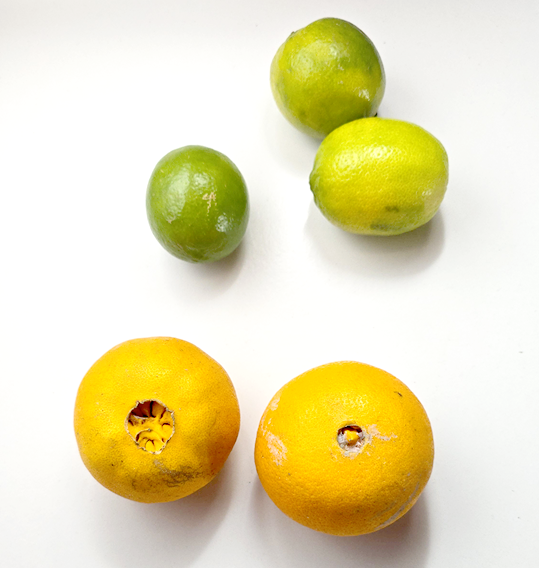
#> input picture images/fruits5.png, 539 x 568 px
$ python 5frutas.py
#> lines starting #> are read from the running program, lines starting #| are printed output that depends on the picture; after the words box and inside, x2 and y2 are one past the last pixel; in counts of white or black regions, pixels touching at a corner belong together
import cv2
import numpy as np

img = cv2.imread("images/fruits5.png")
#> img is the input picture: shape (568, 539, 3); mean B, G, R 180.4, 223.4, 232.1
gray = cv2.cvtColor(img, cv2.COLOR_BGR2GRAY) #tons de cinza
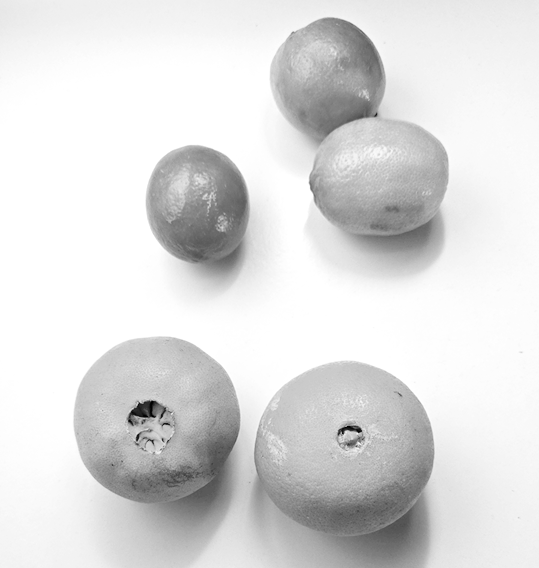
#> gray: shape (568, 539); min 0, max 255, mean 221.1

_, binary = cv2.threshold(gray, 190, 255, cv2.THRESH_BINARY_INV) #converto pra binário (acima de 190 vira preto, abaixo vira branco invertido)
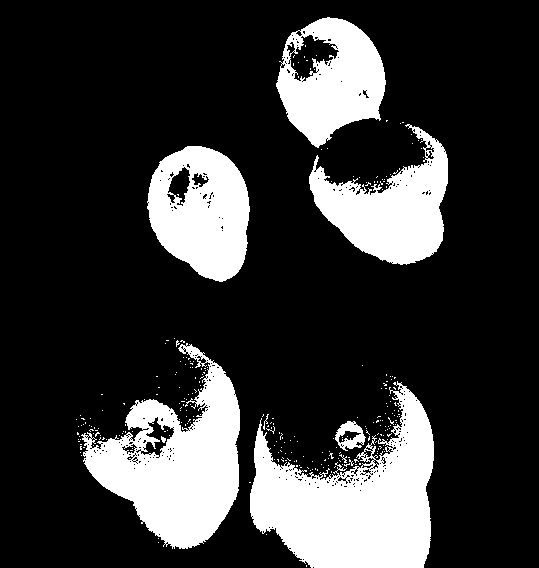
#> binary: shape (568, 539); 21.3% white; 274 white regions (265 under 20 px), largest, box (x1, y1, x2, y2) and area: (250, 381, 434, 568) 19318, (81, 343, 240, 549) 16151, (147, 146, 250, 282) 9878

#kernel em formato de cruz para operações morfológicas
kernel = np.array(([0, 1, 0],
                   [1, 1, 1],
                   [0, 1, 0]), np.uint8)

binary = cv2.morphologyEx(binary, cv2.MORPH_CLOSE, kernel, iterations=1) #preecho pequenos buracos dentro dos objetos (cv2.MORPH_CLOSE)
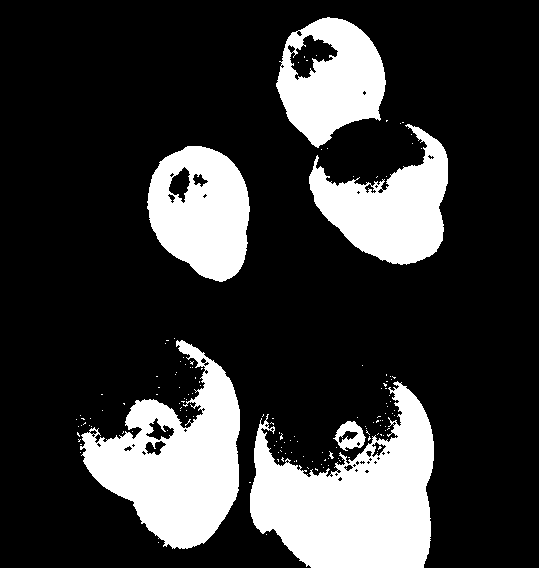
#> binary: shape (568, 539); 22% white; 144 white regions (138 under 20 px), largest, box (x1, y1, x2, y2) and area: (250, 381, 434, 568) 20320, (80, 340, 240, 549) 16956, (309, 124, 448, 265) 10179, (147, 146, 250, 282) 10008, (276, 17, 386, 148) 8966, (333, 421, 366, 451) 529

binary = cv2.morphologyEx(binary, cv2.MORPH_OPEN, kernel, iterations=2) #preecho pequenos buracos fora dos objetos (cv2.MORPH_OPEN)
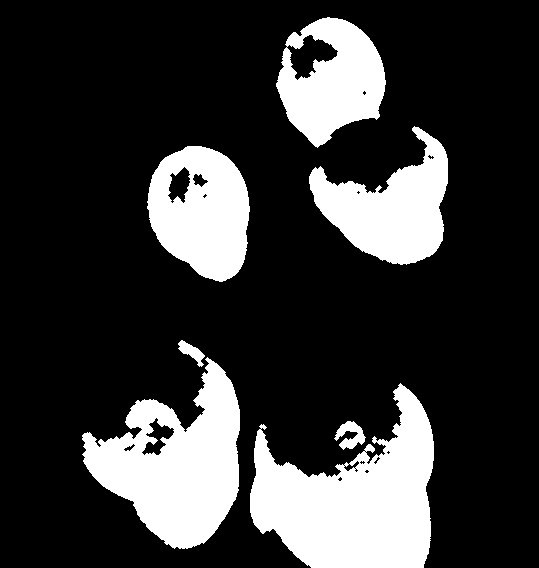
#> binary: shape (568, 539); 21.5% white; 7 white regions, largest, box (x1, y1, x2, y2) and area: (250, 383, 434, 568) 19957, (82, 357, 240, 549) 16350, (309, 126, 448, 265) 10007

num_labels, labels, stats, centroids = cv2.connectedComponentsWithStats(binary) #procuro regiões conectadas com o cv2.connectedComponentsWithStats
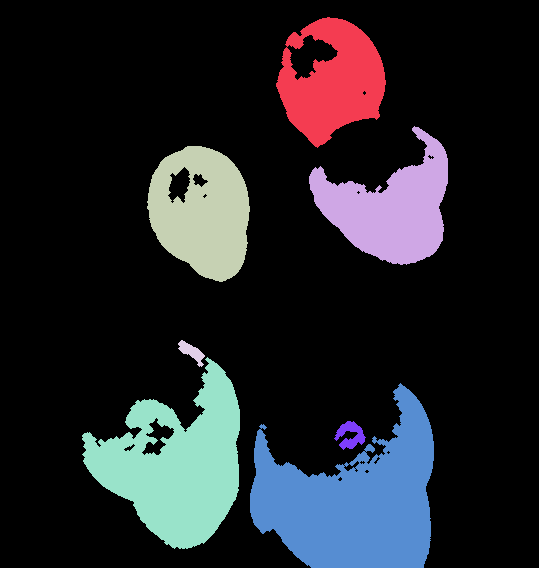
#> labels: shape (568, 539) int32; 8 distinct labels, from 0 to 7; one colour per label, 0 black
#> num_labels = 8; stats = [[0, 0, 539, 568, 240213], [276, 17, 110, 131, 8870], [309, 126, 139, 139, 10007], [147, 146, 103, 136, 9966], [178, 340, 27, 27, 304], [82, 357, 158, 192, 16350], [250, 383, 184, 185, 19957], [334, 421, 32, 29, 485]]; centroids = [[263.6, 266.4], [332.4, 80.9], [390.5, 207.7], [201.8, 212.3], [191.3, 351.6], [176.2, 463.8], [353.5, 500.2], [350, 434.8]]
# Retorna:
# - num_labels: quantidade de componentes encontrados (inclui o fundo)
# - labels: matriz com o índice do componente para cada pixel
# - stats: informações de cada componente (x, y, largura, altura, área, etc.)
# - centroids: coordenadas (x, y) do centro de massa de cada componente

img_out = img.copy()
count = 0 #contador de objetos detectados
min_area = 1000 #area mínima para considerar um objeto válido (evita detectar ruídos pequenos)

#loop para percorrer todos os componentes detectados (ignorando o fundo, índice 0)
for i in range(1, num_labels):
    area = stats[i, cv2.CC_STAT_AREA]   #area do objeto atual
    if area > min_area:                 #só considera se a área for maior que o mínimo
        count += 1                      #incrementa contador
        x, y, w, h, _ = stats[i]        #pega bounding box do objeto (posição e tamanho)
        cx, cy = map(int, centroids[i]) #converte coordenadas do centróide para inteiros

        #desenha retângulo (bounding box) ao redor do objeto
        cv2.rectangle(img_out, (x, y), (x+w, y+h), (0, 255, 0), 2)

        #desenha círculo vermelho no centro (centróide)
        cv2.circle(img_out, (cx, cy), 4, (0, 0, 255), -1)

        #escreve o nome do objeto acima da caixa
        cv2.putText(img_out, f"Objeto {count}", (x, y-5),
                    cv2.FONT_HERSHEY_SIMPLEX, 0.5, (0,255,0), 1)
#> this loop made 7 passes
#> (area, x, y, w, h, cx, cy) on passes 1, 2, 3, 5, 6: (8870, 276, 17, 110, 131, 332, 80), (10007, 309, 126, 139, 139, 390, 207), (9966, 147, 146, 103, 136, 201, 212), (16350, 82, 357, 158, 192, 176, 463), (19957, 250, 383, 184, 185, 353, 500)
#> area on passes 4, 7: 304, 485
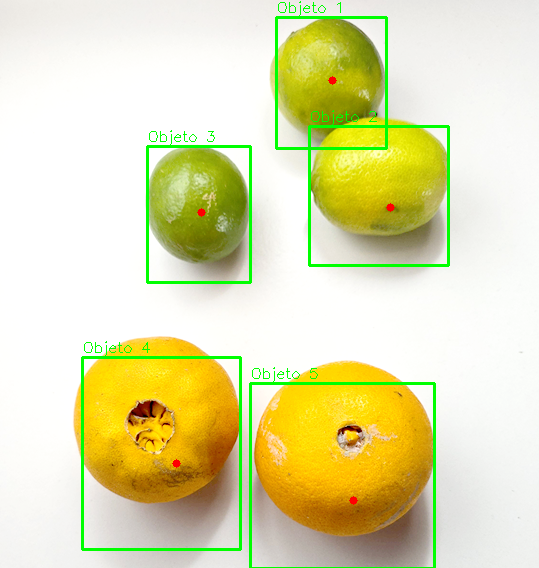
#> img_out: shape (568, 539, 3); 3.08% of pixels changed, all inside (x1, y1, x2, y2) = (81, 1, 450, 568)
#> after the loop, count = 5

print("Objetos detectados:", count)
#| Objetos detectados: 5

cv2.imshow('Binaria limpa', binary)
cv2.imshow('Deteccao final', img_out)
cv2.waitKey(0)
cv2.destroyAllWindows()
